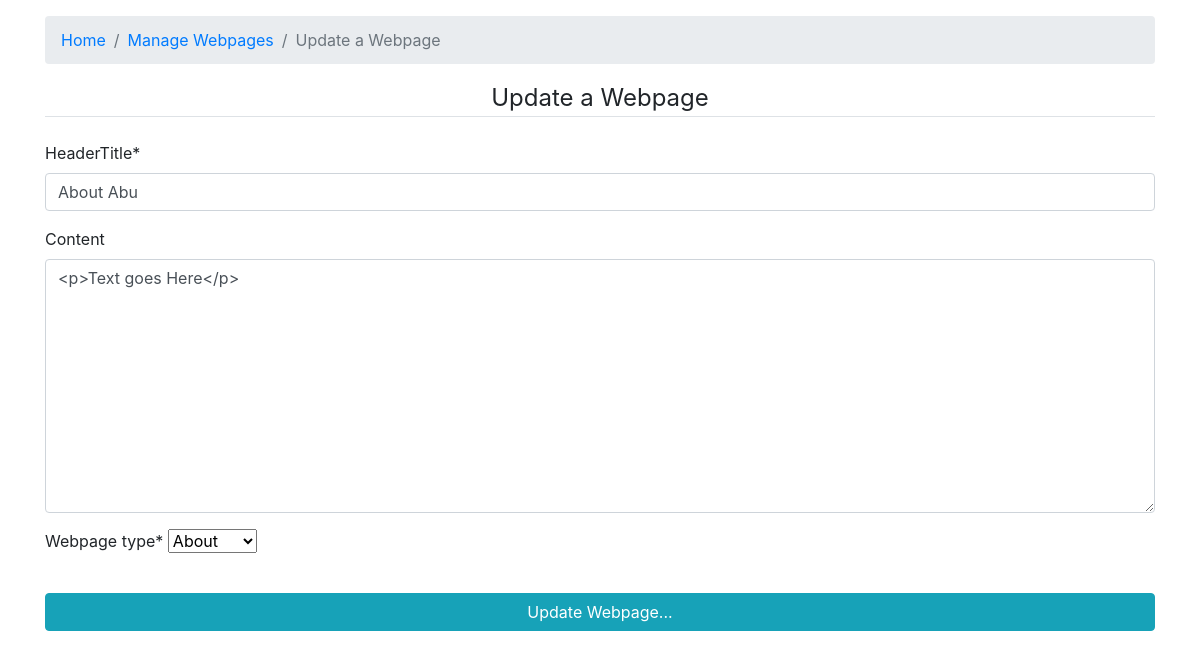
The app's page /CMS/UpdateWebPage/2 (signed in) with its own data.
### Base/models.py (models this page shows, shortened)
class webpages(models.Model):
    ABOUT = "ABOUT"
    Webpage_Choices = [
        (ABOUT, "About"),
    ]
    webpage_type = models.CharField(max_length=8, choices=Webpage_Choices)
    HeaderTitle=models.CharField(max_length=100)
    Content = RichTextField(blank=True,null=True)

### CMS/views.py (the view)
# urls.py: path('UpdateWebPage/<int:pk>',CMSViews.UpdateWebPage.as_view(),name="UpdateWebPage"),
class UpdateWebPage(UserPassesTestMixin,UpdateView):
    model = webpages
    fields = ['HeaderTitle','Content','webpage_type']
    exclude = ['author','date_created']
    def test_func(self):
        if self.request.user.is_superuser: return True
        else: return False
    success_url = reverse_lazy('ManageWebPages')
    template_name = 'UpdateWebPage.html'

### CMS/templates/UpdateWebPage.html (shortened to what this page needs)
{% extends "CMSBase.html" %}
{% load crispy_forms_tags %}
{% block content %}
<div class="container">
    <nav aria-label="breadcrumb">
        <ol class="breadcrumb mt-3">
            <li class="breadcrumb-item"><a href="{% url 'CMSHome' %}">Home</a></li>
            <li class="breadcrumb-item"><a href="{% url 'ManageWebPages' %}">Manage Webpages</a></li>
            <li class="breadcrumb-item active" aria-current="page">Update a Webpage</li>
        </ol>
      </nav>
   <form method="POST" enctype="multipart/form-data">
    <fieldset class="form-group">
        <legend class="border-bottom text-center mb-4">Update a Webpage</legend>
        {{form|crispy }}
    </fieldset>
    <div class="form-group">
        <button class="btn btn-info" style="width: 100%;" type="submit">Update Webpage...</button>
    </div>
</form>
   </div>
{% endblock content %}

### records on screen
webpages: HeaderTitle "About Abu", Content "<p>Text goes Here</p>", webpage_type "About"
